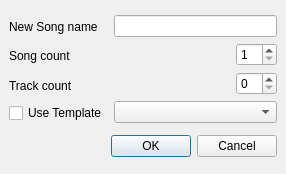
<ui version="4.0" >
 <class>NewSongDialog</class>
 <widget class="QDialog" name="NewSongDialog" >
  <property name="windowModality" >
   <enum>Qt::NonModal</enum>
  </property>
  <property name="geometry" >
   <rect>
    <x>0</x>
    <y>0</y>
    <width>286</width>
    <height>174</height>
   </rect>
  </property>
  <property name="windowTitle" >
   <string>New Song(s)</string>
  </property>
  <layout class="QVBoxLayout" >
   <property name="margin" >
    <number>9</number>
   </property>
   <property name="spacing" >
    <number>6</number>
   </property>
   <item>
    <layout class="QHBoxLayout" >
     <property name="margin" >
      <number>0</number>
     </property>
     <property name="spacing" >
      <number>6</number>
     </property>
     <item>
      <layout class="QVBoxLayout" >
       <property name="margin" >
        <number>0</number>
       </property>
       <property name="spacing" >
        <number>6</number>
       </property>
       <item>
        <widget class="QLabel" name="label" >
         <property name="text" >
          <string>New Song name</string>
         </property>
        </widget>
       </item>
       <item>
        <widget class="QLabel" name="label_3" >
         <property name="text" >
          <string>Song count</string>
         </property>
        </widget>
       </item>
       <item>
        <widget class="QLabel" name="label_4" >
         <property name="text" >
          <string>Track count</string>
         </property>
        </widget>
       </item>
       <item>
        <widget class="QCheckBox" name="useTemplateCheckBox" >
         <property name="text" >
          <string>Use Template</string>
         </property>
        </widget>
       </item>
      </layout>
     </item>
     <item>
      <layout class="QVBoxLayout" >
       <property name="margin" >
        <number>0</number>
       </property>
       <property name="spacing" >
        <number>6</number>
       </property>
       <item>
        <widget class="QLineEdit" name="titleLineEdit" />
       </item>
       <item>
        <layout class="QHBoxLayout" >
         <property name="margin" >
          <number>0</number>
         </property>
         <property name="spacing" >
          <number>6</number>
         </property>
         <item>
          <spacer>
           <property name="orientation" >
            <enum>Qt::Horizontal</enum>
           </property>
           <property name="sizeHint" >
            <size>
             <width>40</width>
             <height>20</height>
            </size>
           </property>
          </spacer>
         </item>
         <item>
          <widget class="QSpinBox" name="countSpinBox" >
           <property name="sizePolicy" >
            <sizepolicy>
             <hsizetype>1</hsizetype>
             <vsizetype>0</vsizetype>
             <horstretch>0</horstretch>
             <verstretch>0</verstretch>
            </sizepolicy>
           </property>
           <property name="minimum" >
            <number>1</number>
           </property>
           <property name="value" >
            <number>1</number>
           </property>
          </widget>
         </item>
        </layout>
       </item>
       <item>
        <layout class="QHBoxLayout" >
         <property name="margin" >
          <number>0</number>
         </property>
         <property name="spacing" >
          <number>6</number>
         </property>
         <item>
          <spacer>
           <property name="orientation" >
            <enum>Qt::Horizontal</enum>
           </property>
           <property name="sizeHint" >
            <size>
             <width>40</width>
             <height>20</height>
            </size>
           </property>
          </spacer>
         </item>
         <item>
          <widget class="QSpinBox" name="trackCountSpinBox" >
           <property name="windowModality" >
            <enum>Qt::NonModal</enum>
           </property>
           <property name="sizePolicy" >
            <sizepolicy>
             <hsizetype>1</hsizetype>
             <vsizetype>0</vsizetype>
             <horstretch>0</horstretch>
             <verstretch>0</verstretch>
            </sizepolicy>
           </property>
          </widget>
         </item>
        </layout>
       </item>
       <item>
        <widget class="QComboBox" name="templateComboBox" />
       </item>
      </layout>
     </item>
    </layout>
   </item>
   <item>
    <widget class="QDialogButtonBox" name="buttonBox" >
     <property name="orientation" >
      <enum>Qt::Horizontal</enum>
     </property>
     <property name="standardButtons" >
      <set>QDialogButtonBox::Cancel|QDialogButtonBox::NoButton|QDialogButtonBox::Ok</set>
     </property>
    </widget>
   </item>
  </layout>
 </widget>
 <resources/>
 <connections>
  <connection>
   <sender>buttonBox</sender>
   <signal>accepted()</signal>
   <receiver>NewSongDialog</receiver>
   <slot>accept()</slot>
   <hints>
    <hint type="sourcelabel" >
     <x>248</x>
     <y>254</y>
    </hint>
    <hint type="destinationlabel" >
     <x>157</x>
     <y>274</y>
    </hint>
   </hints>
  </connection>
  <connection>
   <sender>buttonBox</sender>
   <signal>rejected()</signal>
   <receiver>NewSongDialog</receiver>
   <slot>reject()</slot>
   <hints>
    <hint type="sourcelabel" >
     <x>316</x>
     <y>260</y>
    </hint>
    <hint type="destinationlabel" >
     <x>286</x>
     <y>274</y>
    </hint>
   </hints>
  </connection>
 </connections>
</ui>
